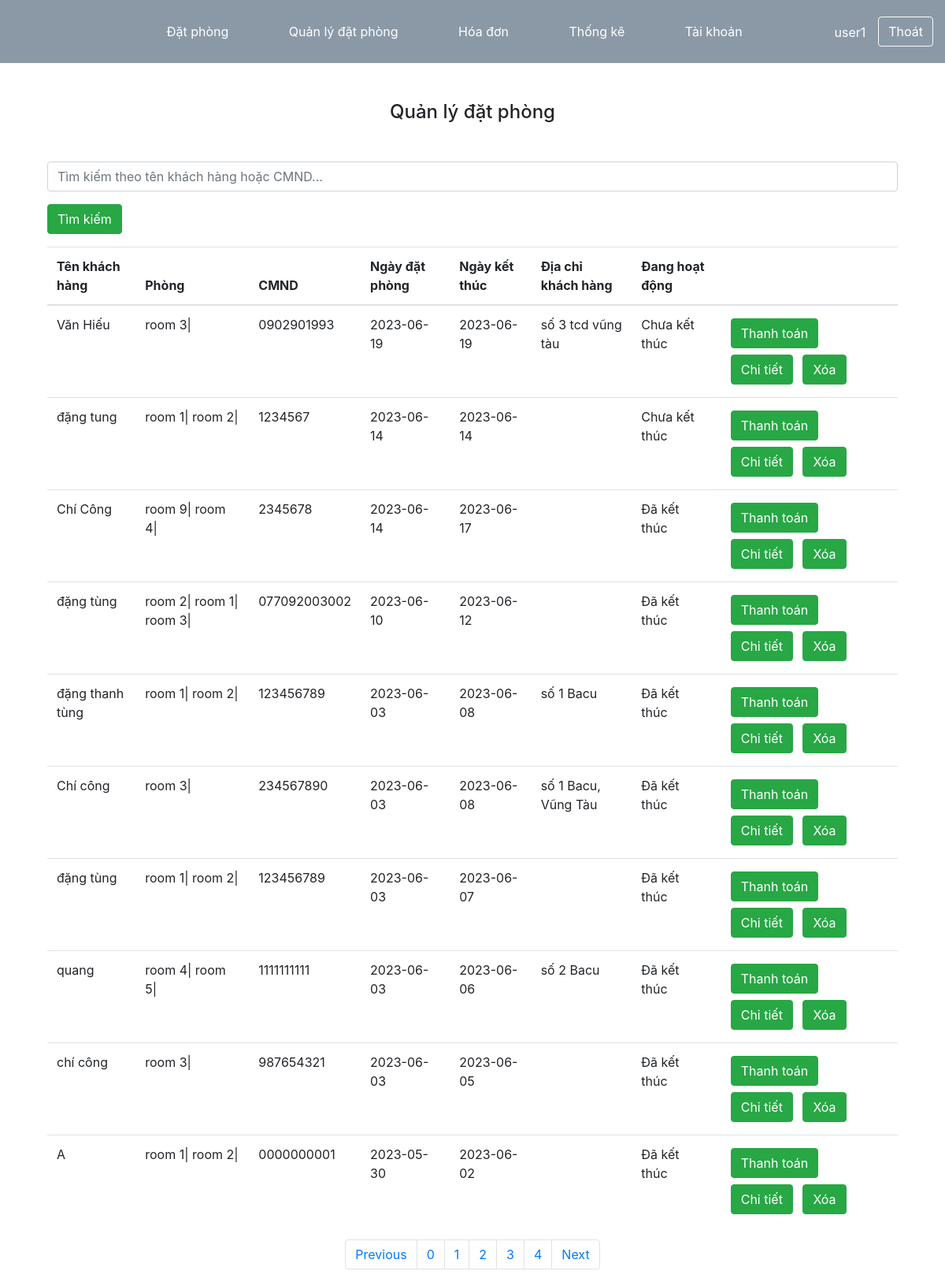
The app's page /nhanvien/index.php?action=quanlydatphong (signed in) with its own data.
### tables this page shows
CREATE TABLE IF NOT EXISTS `datphong` (
  `ID` varchar(50) NOT NULL,
  `tenkhachhang` varchar(255) NOT NULL,
  `ngaydatphong` date NOT NULL,
  `ngayketthuc` date NOT NULL,
  `diachikhachhang` varchar(255) NOT NULL,
  `phongID` int NOT NULL,
  `thanhtoan` decimal(10,0) NOT NULL,
  `isActive` tinyint(1) NOT NULL DEFAULT '0',
  `CMND` varchar(20) NOT NULL,
  `sdt` varchar(20) NOT NULL,
  `soluongnguoi` int NOT NULL,
  `loaikhachID` int NOT NULL,
  PRIMARY KEY (`ID`)
);

CREATE TABLE IF NOT EXISTS `p_dp` (
  `ID` int NOT NULL AUTO_INCREMENT,
  `phongID` int NOT NULL,
  `datphongID` varchar(50) NOT NULL,
  `giaphong` decimal(10,0) NOT NULL,
  `soluong` int NOT NULL,
  PRIMARY KEY (`ID`)
);

CREATE TABLE IF NOT EXISTS `phong` (
  `phongID` int NOT NULL AUTO_INCREMENT,
  `tenphong` varchar(255) NOT NULL,
  `img` varchar(255) DEFAULT NULL,
  `giaphong` decimal(10,0) NOT NULL,
  `trangthaiID` int NOT NULL,
  `loaiphongID` int NOT NULL,
  `soluongtoida` int NOT NULL,
  `mota` varchar(550) DEFAULT NULL,
  PRIMARY KEY (`phongID`)
);

### nhanvien/quanlydatphong/XL_quanlydatphong.php (called while the page is built, shortened)
<?php
	$dp = new datphongModel();
	$dsdp = $dp->docdanhsachdp();
	$p_dp = new p_dpModel();
	$dsp_dp = $p_dp->docdanhsachp_dp();
	$key = "";
	$url_query = "";
	$page = 0;
	if(!isset($_GET['p']))
	{
		$page = 0;
	}
	else{
		$page = $_GET['p'];
		$url_query = $url_query."&p=".$_GET['p'];
	}
	$limit = 10;
	$count = 0;
	$dsdp = $dp->phantrang($page,$key,$limit,$count);
	include('../lib/phantrang.php');
	$url = 'index.php?action=quanlydatphong'.$url_query;
	$phantrang = phantrang($count,$url,$limit);
 ?>

### models/database.php (called while the page is built, shortened)
<?php
	class connect{
		public function get_data($sql)
		{
			$conn = mysqli_connect("localhost","root","","quanlykhachsan");
			$result = mysqli_query($conn,$sql);
			$arr = mysqli_fetch_all($result,MYSQLI_ASSOC);
			return $arr;
		}
	}
 ?>

### models/datphongModel.php (called while the page is built, shortened)
<?php
	class datphongModel extends connect
	{
		public function docdanhsachdp()
		{
			$sql = "select * from datphong order by isActive,ngayketthuc DESC";
			$ds = $this->get_data($sql);
			return $ds;
		}
		public function phantrang($p,$key,$limit,&$count)
		{
			$offset = $limit*$p;
			$sql = "select count(ID) as count from datphong where tenkhachhang like '%$key%' or CMND like '%$key%';";
			$ds = $this->get_data($sql);
			$sql = "select * from datphong where tenkhachhang like '%$key%' or CMND like '%$key%' ORDER BY isActive, ngayketthuc DESC LIMIT $limit OFFSET $offset;";
				$ds = $this->get_data($sql);
			return $ds;
		}
	}
 ?>

### models/p_dpModel.php (called while the page is built, shortened)
<?php
	class p_dpModel extends connect
	{
		public function docdanhsachp_dp()
		{
			$sql = "select p_dp.*,phong.tenphong as tenphong from p_dp,phong where p_dp.phongID = phong.phongID;";
			$ds = $this->get_data($sql);
			return $ds;
		}
	}
 ?>

### nhanvien/quanlydatphong/load_quanlydatphong.php (the view, shortened to what this page needs)
<div class="text-center m-5"><h4>Quản lý đặt phòng</h4></div>
<div style="width: 90%; margin: 0 auto;">
	<form action="index.php?action=quanlydatphong" method="get">
		<div>
			<input class="form-control" type="text" name="key" placeholder="Tìm kiếm theo tên khách hàng hoặc CMND...">
		</div>
		<div><input type="submit" class="btn btn-success mt-3 mb-3" name="btn_timkiem" value="Tìm kiếm" name=""></div>
	</form>
	<table class="table">
			  <thead>
			    <tr>
					<th scope="col">Tên khách hàng</th>
					<th scope="col">Phòng</th>
					<th scope="col">CMND</th>
					<th scope="col">Ngày đặt phòng</th>
					<th scope="col">Ngày kết thúc</th>
					<th scope="col">Địa chỉ khách hàng</th>
					<th scope="col">Đang hoạt động</th>
					<th></th>
			    </tr>
			  </thead>
			  <tbody>
			    <?php foreach ($dsdp as $key => $value): ?>
			    	<tr>
						<td><?php echo $value["tenkhachhang"] ?></td>
						<td><?php foreach ($dsp_dp as $keyp_dp => $valuep_dp): ?>
							<?php
								if($valuep_dp['datphongID'] == $value['ID'])
								{
									echo $valuep_dp['tenphong'].'|';
								}
							?>
						<?php endforeach ?></td>
						<td>
							<?php echo $value["CMND"] ?>
						</td>
						<td><?php echo $value["ngaydatphong"] ?></td>
						<td><?php echo $value["ngayketthuc"] ?></td>
						<td><?php echo $value["diachikhachhang"] ?></td>
						<td>
							<?php if($value['isActive']==0)
								{ echo "Chưa kết thúc"; }
								else{
									echo "Đã kết thúc";
								}
							?>
						</td>
						<td>
							<?php
								$id_delete = "index.php?action=quanlydatphong".$url_query."&xoadp=0&id=".$value["ID"] ;
								$id_update = "index.php?action=chitiet&id=".$value["ID"];
								$id_thanhtoan = "index.php?action=thanhtoan&id=".$value["ID"];
							?>
						<a href=<?php echo $id_thanhtoan ?>><input type="button" class="btn btn-success m-1" name="" value="Thanh toán"></a>
				      	<a href=<?php echo $id_update ?>><input type="button" class="btn btn-success m-1" name="" value="Chi tiết"></a>
				      	<a href=<?php echo $id_delete ?>><input type="button" class="btn btn-success m-1"  name="" value="Xóa"></a>
						</td>
					</tr>
			    <?php endforeach ?>
			  </tbody>
			</table>
			<div class="text-center"><?php echo $phantrang ?></div>
</div>

### css/style.css (style rules this page uses)
* { margin: 0; padding: 0; box-sizing: border-box; list-style: none; text-decoration: none; }

### records on screen
datphong: tenkhachhang "Văn Hiếu", CMND "0902901993", ngaydatphong "2023-06-19", ngayketthuc "2023-06-19", diachikhachhang "số 3 tcd vũng tàu", isActive "Chưa kết thúc"
p_dp: phongID.tenphong "room 3"
datphong: tenkhachhang "đặng tung", CMND "1234567", ngaydatphong "2023-06-14", ngayketthuc "2023-06-14", isActive "Chưa kết thúc"
p_dp: phongID.tenphong "room 1"
p_dp: phongID.tenphong "room 2"
datphong: tenkhachhang "Chí Công", CMND "2345678", ngaydatphong "2023-06-14", ngayketthuc "2023-06-17", isActive "Đã kết thúc"
p_dp: phongID.tenphong "room 9"
p_dp: phongID.tenphong "room 4"
datphong: tenkhachhang "đặng tùng", CMND "077092003002", ngaydatphong "2023-06-10", ngayketthuc "2023-06-12", isActive "Đã kết thúc"
p_dp: phongID.tenphong "room 2"
p_dp: phongID.tenphong "room 1"
p_dp: phongID.tenphong "room 3"
datphong: tenkhachhang "đặng thanh tùng", CMND "123456789", ngaydatphong "2023-06-03", ngayketthuc "2023-06-08", diachikhachhang "số 1 Bacu", isActive "Đã kết thúc"
p_dp: phongID.tenphong "room 1"
p_dp: phongID.tenphong "room 2"
datphong: tenkhachhang "Chí công", CMND "234567890", ngaydatphong "2023-06-03", ngayketthuc "2023-06-08", diachikhachhang "số 1 Bacu, Vũng Tàu", isActive "Đã kết thúc"
p_dp: phongID.tenphong "room 3"
datphong: tenkhachhang "đặng tùng", CMND "123456789", ngaydatphong "2023-06-03", ngayketthuc "2023-06-07", isActive "Đã kết thúc"
p_dp: phongID.tenphong "room 1"
p_dp: phongID.tenphong "room 2"
datphong: tenkhachhang "quang", CMND "1111111111", ngaydatphong "2023-06-03", ngayketthuc "2023-06-06", diachikhachhang "số 2 Bacu", isActive "Đã kết thúc"
p_dp: phongID.tenphong "room 4"
p_dp: phongID.tenphong "room 5"
datphong: tenkhachhang "chí công", CMND "987654321", ngaydatphong "2023-06-03", ngayketthuc "2023-06-05", isActive "Đã kết thúc"
p_dp: phongID.tenphong "room 3"
datphong: tenkhachhang "A", CMND "0000000001", ngaydatphong "2023-05-30", ngayketthuc "2023-06-02", isActive "Đã kết thúc"
p_dp: phongID.tenphong "room 1"
p_dp: phongID.tenphong "room 2"

### other values on screen
$_SESSION['user'] "user1"
